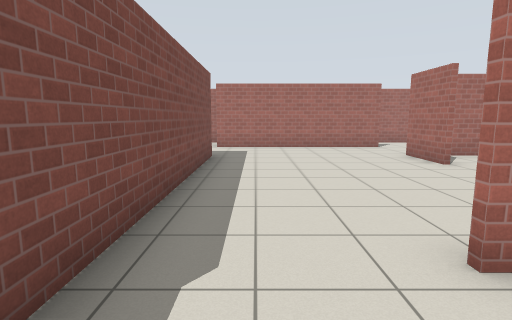
[1] (above)

18 first-person views from a walk through a world built for the Gazebo simulator. The camera is 1.2 m above the floor, tilts 8° down and sees 80° across. The floor is counted in squares, 1 m on a side. Each view is taken from the middle of a square. On the plan, view 1 faces up. The plan holds only what a view shows up to about 13 squares ahead; the rest is blank. Gazebo's built-in surfaces are drawn with simple patterns.

[2]
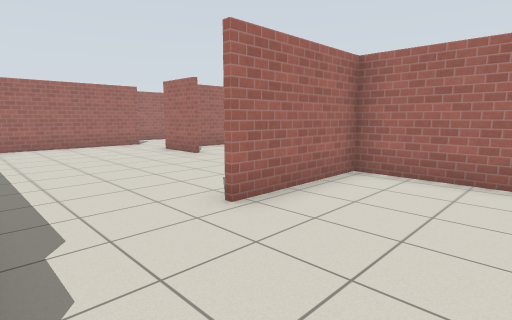

[3]
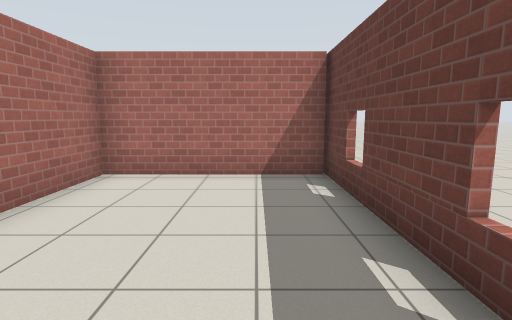

[4]
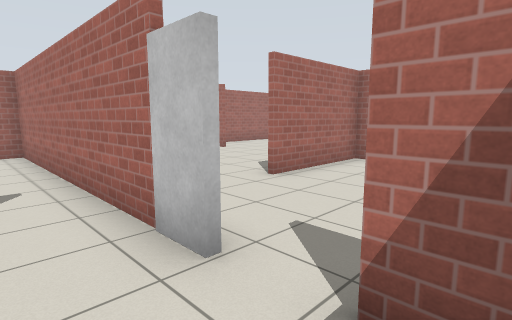

[5]
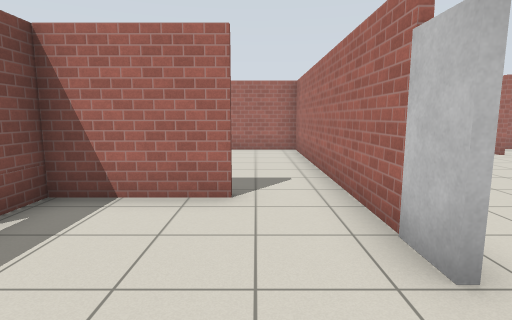

[6]
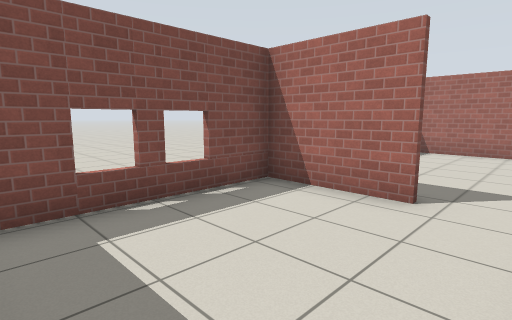

[7]
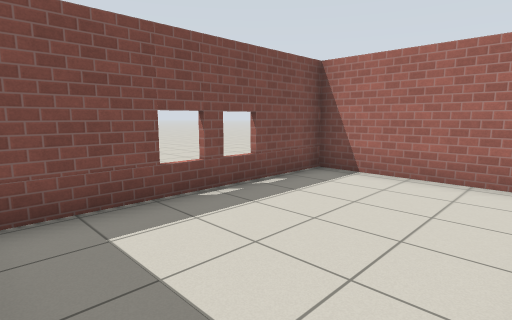

[8]
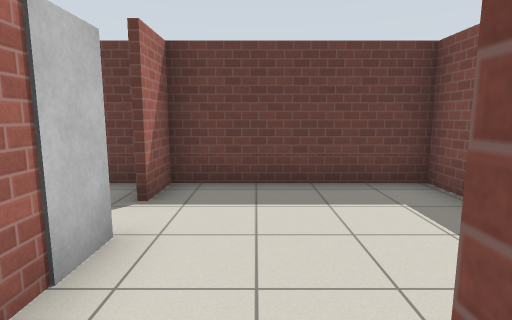

[9]
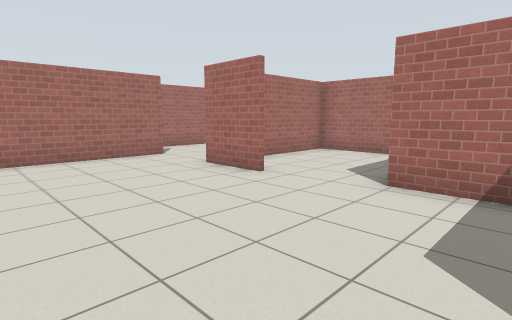

[10]
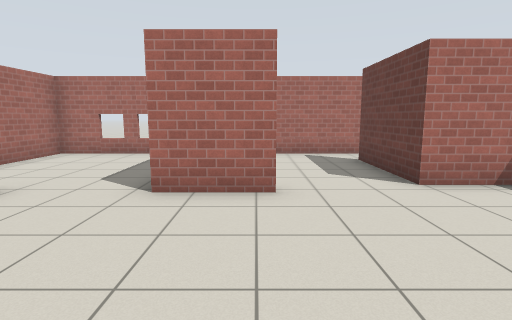

[11]
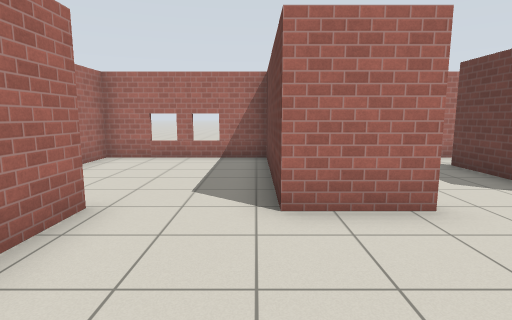

[12]
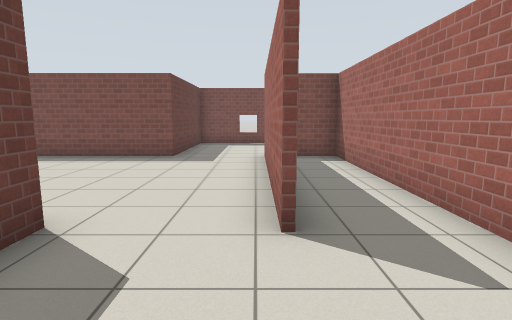

[13]
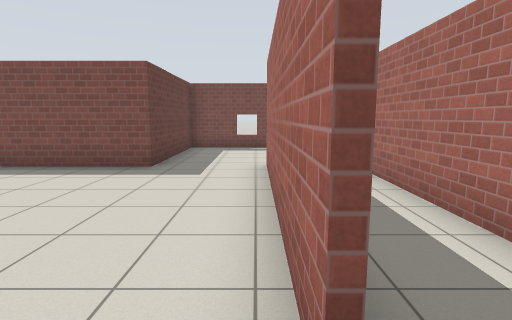

[14]
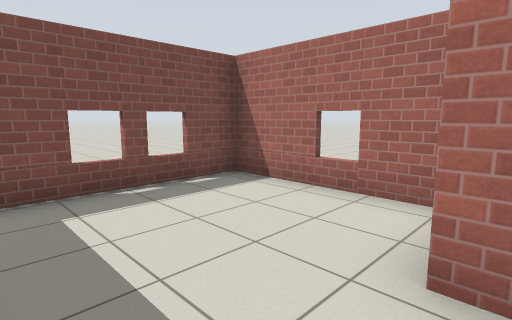

[15]
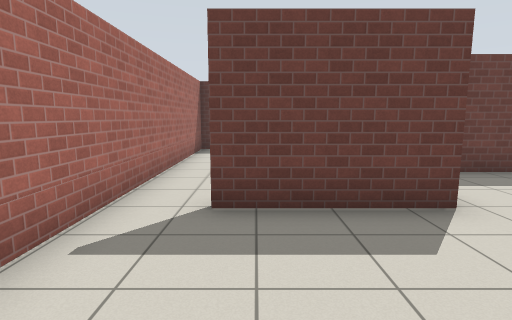

[16]
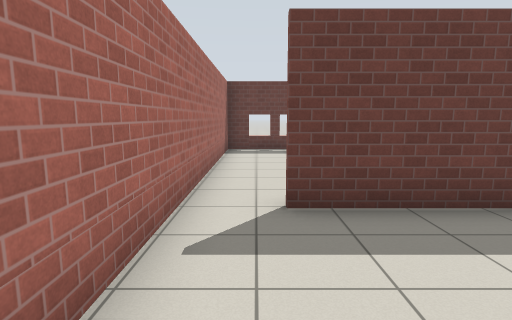

[17]
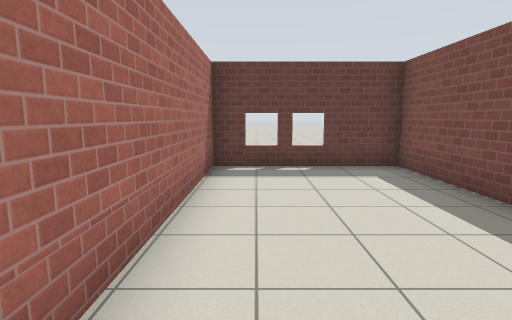

[18]
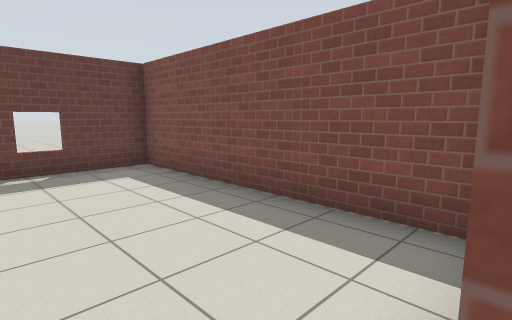

### Floor plan
Ten units are one square. View 1 is at (0, 0); x grows to the right and y downward. Boxes are objects, and circles mark ways between rooms. Rooms are numbered by the first view taken in them; rooms with no view inside come last. Other rooms are left out.
<svg viewBox="-66 -150 172 180">
<path fill="none" stroke="#000" d="M-9 25 51 25M53 25 53 -22 16 -22M-14 -25 -14 -15M-32 -25 -61 -25 -61 25 -14 25 -14 12M-14 -9 -14 -24M-14 -24 -14 -93 -61 -93M-61 -90 -61 -33M48 -76 48 -97M-14 -95 -14 -25M24 -24 35 -24M53 -34 53 -51M35 -123 -16 -123M50 -123 35 -123M48 -97 99 -97M101 -100 101 -145 -14 -145 -14 -132M53 -51 86 -51M101 -45 101 -100M101 -95 61 -95M55 -45 55 25M51 25 101 25 101 -45M-20 -145 -61 -145 -61 -90M-61 -95 -14 -95"/>
<rect x="-15" y="-5" width="10" height="10" fill="#bbb"><title>door leaf</title></rect>
<circle cx="-10" cy="5" r="3" fill="#2a7"/>
<circle cx="5" cy="-20" r="3" fill="#2a7"/>
<circle cx="-25" cy="-30" r="3" fill="#2a7"/>
<circle cx="40" cy="-110" r="3" fill="#2a7"/>
<circle cx="50" cy="-65" r="3" fill="#2a7"/>
<circle cx="-10" cy="-105" r="3" fill="#2a7"/>
<circle cx="90" cy="-50" r="3" fill="#2a7"/>
<text x="20" y="0">1</text>
<text x="-40" y="0">2</text>
<text x="-30" y="-60">3</text>
<text x="20" y="-70">4</text>
<text x="50" y="-130">5</text>
<text x="70" y="-70">6</text>
<text x="70" y="-10">7</text>
<text x="-40" y="-120">8</text>
</svg>
Room 1 opens to room 2. Room 1 opens to room 4. Room 2 opens to room 3. Room 4 opens to room 5. Room 4 opens to room 6. Room 4 opens to room 8. Room 6 opens to room 7.

Where each view was taken, in squares from view 1:
view 1: 0 up, 0 right, facing up
view 2: 1 down, 1 left, facing up-right
view 3: 1 down, 1 left, facing right
view 4: 2 down, 3 left, facing up-right
view 5: 2 down, 3 left, facing up
view 6: 2 down, 2 left, facing up-left
view 7: 3 up, 2 left, facing up-left
view 8: 3 up, 3 left, facing down
view 9: 3 up, 0 right, facing up-right
view 10: 8 up, 0 right, facing right
view 11: 10 up, 1 right, facing right
view 12: 12 up, 8 right, facing left
view 13: 12 up, 6 right, facing left
view 14: 10 up, 1 left, facing up-left
view 15: 9 up, 8 right, facing down
view 16: 9 up, 9 right, facing down
view 17: 5 up, 9 right, facing down
view 18: 5 up, 9 right, facing down-left
